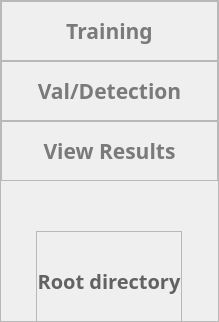
           <widget class="QFrame" name="frame_7">
            <property name="sizePolicy">
             <sizepolicy hsizetype="Expanding" vsizetype="Preferred">
              <horstretch>2</horstretch>
              <verstretch>0</verstretch>
             </sizepolicy>
            </property>
            <property name="minimumSize">
             <size>
              <width>219</width>
              <height>0</height>
             </size>
            </property>
            <property name="maximumSize">
             <size>
              <width>219</width>
              <height>16777215</height>
             </size>
            </property>
            <property name="styleSheet">
             <string notr="true">#frame_7{
background-color: rgb(200, 200, 200);
color:rgb(98,98,98);
}
QPushButton{
border:none;
background-color:rgba(0,0,0,0);
}
QPushButton:focus{
background-color:rgb(245,245,247);
}
QPushButton:hover{
	padding-bottom:4px;
}</string>
            </property>
            <property name="frameShape">
             <enum>QFrame::StyledPanel</enum>
            </property>
            <property name="frameShadow">
             <enum>QFrame::Raised</enum>
            </property>
            <layout class="QVBoxLayout" name="verticalLayout_3">
             <property name="spacing">
              <number>0</number>
             </property>
             <property name="leftMargin">
              <number>0</number>
             </property>
             <property name="topMargin">
              <number>0</number>
             </property>
             <property name="rightMargin">
              <number>0</number>
             </property>
             <property name="bottomMargin">
              <number>0</number>
             </property>
             <item>
              <widget class="QFrame" name="frame_9">
               <property name="minimumSize">
                <size>
                 <width>0</width>
                 <height>60</height>
                </size>
               </property>
               <property name="maximumSize">
                <size>
                 <width>16777215</width>
                 <height>60</height>
                </size>
               </property>
               <property name="styleSheet">
                <string notr="true">color:rgb(122,122,122);
</string>
               </property>
               <property name="frameShape">
                <enum>QFrame::StyledPanel</enum>
               </property>
               <property name="frameShadow">
                <enum>QFrame::Raised</enum>
               </property>
               <layout class="QHBoxLayout" name="horizontalLayout_6">
                <property name="spacing">
                 <number>0</number>
                </property>
                <property name="leftMargin">
                 <number>0</number>
                </property>
                <property name="topMargin">
                 <number>0</number>
                </property>
                <property name="rightMargin">
                 <number>0</number>
                </property>
                <property name="bottomMargin">
                 <number>0</number>
                </property>
                <item>
                 <widget class="QPushButton" name="pushButton_training">
                  <property name="font">
                   <font>
                    <family>微软雅黑</family>
                    <pointsize>16</pointsize>
                    <weight>75</weight>
                    <bold>true</bold>
                   </font>
                  </property>
                  <property name="styleSheet">
                   <string notr="true"/>
                  </property>
                  <property name="text">
                   <string>Training</string>
                  </property>
                 </widget>
                </item>
               </layout>
              </widget>
             </item>
             <item>
              <widget class="QFrame" name="frame_11">
               <property name="minimumSize">
                <size>
                 <width>0</width>
                 <height>60</height>
                </size>
               </property>
               <property name="maximumSize">
                <size>
                 <width>16777215</width>
                 <height>60</height>
                </size>
               </property>
               <property name="styleSheet">
                <string notr="true">color:rgb(122,122,122)</string>
               </property>
               <property name="frameShape">
                <enum>QFrame::StyledPanel</enum>
               </property>
               <property name="frameShadow">
                <enum>QFrame::Raised</enum>
               </property>
               <layout class="QHBoxLayout" name="horizontalLayout_7">
                <property name="spacing">
                 <number>0</number>
                </property>
                <property name="leftMargin">
                 <number>0</number>
                </property>
                <property name="topMargin">
                 <number>0</number>
                </property>
                <property name="rightMargin">
                 <number>0</number>
                </property>
                <property name="bottomMargin">
                 <number>0</number>
                </property>
                <item>
                 <widget class="QPushButton" name="pushButton_detection">
                  <property name="font">
                   <font>
                    <family>微软雅黑</family>
                    <pointsize>16</pointsize>
                    <weight>75</weight>
                    <bold>true</bold>
                   </font>
                  </property>
                  <property name="text">
                   <string>Val/Detection</string>
                  </property>
                 </widget>
                </item>
               </layout>
              </widget>
             </item>
             <item>
              <widget class="QFrame" name="frame_13">
               <property name="minimumSize">
                <size>
                 <width>0</width>
                 <height>60</height>
                </size>
               </property>
               <property name="maximumSize">
                <size>
                 <width>16777215</width>
                 <height>60</height>
                </size>
               </property>
               <property name="styleSheet">
                <string notr="true">color:rgb(122,122,122)</string>
               </property>
               <property name="frameShape">
                <enum>QFrame::StyledPanel</enum>
               </property>
               <property name="frameShadow">
                <enum>QFrame::Raised</enum>
               </property>
               <layout class="QHBoxLayout" name="horizontalLayout_8">
                <property name="spacing">
                 <number>0</number>
                </property>
                <property name="leftMargin">
                 <number>0</number>
                </property>
                <property name="topMargin">
                 <number>0</number>
                </property>
                <property name="rightMargin">
                 <number>0</number>
                </property>
                <property name="bottomMargin">
                 <number>0</number>
                </property>
                <item>
                 <widget class="QPushButton" name="pushButton_10">
                  <property name="font">
                   <font>
                    <family>微软雅黑</family>
                    <pointsize>16</pointsize>
                    <weight>75</weight>
                    <bold>true</bold>
                   </font>
                  </property>
                  <property name="text">
                   <string>View Results</string>
                  </property>
                 </widget>
                </item>
               </layout>
              </widget>
             </item>
             <item>
              <spacer name="verticalSpacer_2">
               <property name="orientation">
                <enum>Qt::Vertical</enum>
               </property>
               <property name="sizeHint" stdset="0">
                <size>
                 <width>20</width>
                 <height>40</height>
                </size>
               </property>
              </spacer>
             </item>
             <item alignment="Qt::AlignHCenter">
              <widget class="QFrame" name="frame_14">
               <property name="minimumSize">
                <size>
                 <width>0</width>
                 <height>100</height>
                </size>
               </property>
               <property name="maximumSize">
                <size>
                 <width>16777215</width>
                 <height>80</height>
                </size>
               </property>
               <property name="frameShape">
                <enum>QFrame::StyledPanel</enum>
               </property>
               <property name="frameShadow">
                <enum>QFrame::Raised</enum>
               </property>
               <layout class="QVBoxLayout" name="verticalLayout_4">
                <property name="spacing">
                 <number>0</number>
                </property>
                <property name="leftMargin">
                 <number>0</number>
                </property>
                <property name="topMargin">
                 <number>0</number>
                </property>
                <property name="rightMargin">
                 <number>0</number>
                </property>
                <property name="bottomMargin">
                 <number>0</number>
                </property>
                <item>
                 <widget class="QPushButton" name="pushButton_gotoweight">
                  <property name="font">
                   <font>
                    <family>微软雅黑</family>
                    <pointsize>15</pointsize>
                    <weight>75</weight>
                    <bold>true</bold>
                   </font>
                  </property>
                  <property name="styleSheet">
                   <string notr="true">color:rgb(98,98,98);</string>
                  </property>
                  <property name="text">
                   <string>Root directory</string>
                  </property>
                  <property name="icon">
                   <iconset resource="resource.qrc">
                    <normaloff>:/icons/icons/file.png</normaloff>:/icons/icons/file.png</iconset>
                  </property>
                 </widget>
                </item>
               </layout>
              </widget>
             </item>
            </layout>
           </widget>
